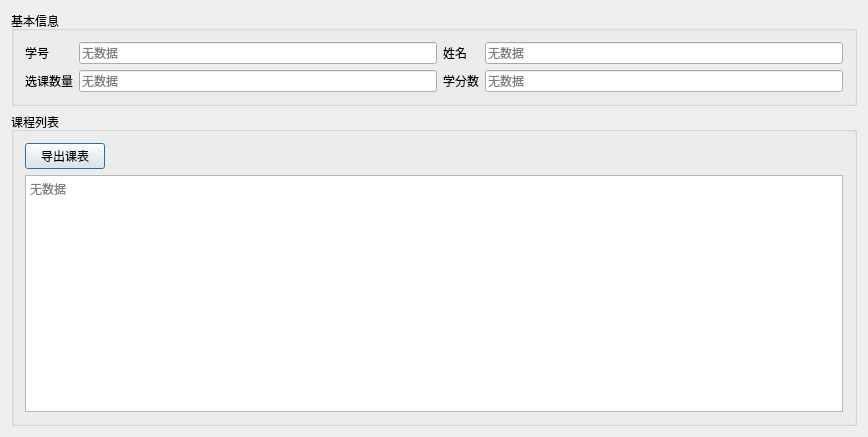
<?xml version="1.0" encoding="UTF-8"?>
<ui version="4.0">
 <class>ViewStudent</class>
 <widget class="QDialog" name="ViewStudent">
  <property name="geometry">
   <rect>
    <x>0</x>
    <y>0</y>
    <width>868</width>
    <height>437</height>
   </rect>
  </property>
  <property name="windowTitle">
   <string>学生信息</string>
  </property>
  <property name="windowIcon">
   <iconset resource="Client.qrc">
    <normaloff>:/Client/icon.png</normaloff>:/Client/icon.png</iconset>
  </property>
  <layout class="QGridLayout" name="gridLayout_3">
   <item row="0" column="0">
    <widget class="QGroupBox" name="groupBox">
     <property name="title">
      <string>基本信息</string>
     </property>
     <layout class="QGridLayout" name="gridLayout">
      <item row="0" column="0">
       <widget class="QLabel" name="label">
        <property name="sizePolicy">
         <sizepolicy hsizetype="Fixed" vsizetype="Preferred">
          <horstretch>0</horstretch>
          <verstretch>0</verstretch>
         </sizepolicy>
        </property>
        <property name="text">
         <string>学号</string>
        </property>
        <property name="buddy">
         <cstring>id</cstring>
        </property>
       </widget>
      </item>
      <item row="0" column="1">
       <widget class="QLineEdit" name="id">
        <property name="readOnly">
         <bool>true</bool>
        </property>
        <property name="placeholderText">
         <string>无数据</string>
        </property>
       </widget>
      </item>
      <item row="0" column="2">
       <widget class="QLabel" name="label_2">
        <property name="sizePolicy">
         <sizepolicy hsizetype="Fixed" vsizetype="Preferred">
          <horstretch>0</horstretch>
          <verstretch>0</verstretch>
         </sizepolicy>
        </property>
        <property name="text">
         <string>姓名</string>
        </property>
        <property name="buddy">
         <cstring>name</cstring>
        </property>
       </widget>
      </item>
      <item row="0" column="3">
       <widget class="QLineEdit" name="name">
        <property name="readOnly">
         <bool>true</bool>
        </property>
        <property name="placeholderText">
         <string>无数据</string>
        </property>
       </widget>
      </item>
      <item row="1" column="0">
       <widget class="QLabel" name="label_3">
        <property name="sizePolicy">
         <sizepolicy hsizetype="Fixed" vsizetype="Preferred">
          <horstretch>0</horstretch>
          <verstretch>0</verstretch>
         </sizepolicy>
        </property>
        <property name="text">
         <string>选课数量</string>
        </property>
        <property name="buddy">
         <cstring>count</cstring>
        </property>
       </widget>
      </item>
      <item row="1" column="1">
       <widget class="QLineEdit" name="count">
        <property name="readOnly">
         <bool>true</bool>
        </property>
        <property name="placeholderText">
         <string>无数据</string>
        </property>
       </widget>
      </item>
      <item row="1" column="2">
       <widget class="QLabel" name="label_4">
        <property name="sizePolicy">
         <sizepolicy hsizetype="Fixed" vsizetype="Preferred">
          <horstretch>0</horstretch>
          <verstretch>0</verstretch>
         </sizepolicy>
        </property>
        <property name="text">
         <string>学分数</string>
        </property>
        <property name="buddy">
         <cstring>credit</cstring>
        </property>
       </widget>
      </item>
      <item row="1" column="3">
       <widget class="QLineEdit" name="credit">
        <property name="readOnly">
         <bool>true</bool>
        </property>
        <property name="placeholderText">
         <string>无数据</string>
        </property>
       </widget>
      </item>
     </layout>
    </widget>
   </item>
   <item row="1" column="0">
    <widget class="QGroupBox" name="groupBox_2">
     <property name="title">
      <string>课程列表</string>
     </property>
     <layout class="QGridLayout" name="gridLayout_2">
      <item row="0" column="0">
       <widget class="QPushButton" name="exportList">
        <property name="text">
         <string>导出课表</string>
        </property>
       </widget>
      </item>
      <item row="0" column="1">
       <spacer name="horizontalSpacer">
        <property name="orientation">
         <enum>Qt::Horizontal</enum>
        </property>
        <property name="sizeHint" stdset="0">
         <size>
          <width>40</width>
          <height>20</height>
         </size>
        </property>
       </spacer>
      </item>
      <item row="1" column="0" colspan="2">
       <widget class="QPlainTextEdit" name="claList">
        <property name="readOnly">
         <bool>true</bool>
        </property>
        <property name="placeholderText">
         <string>无数据</string>
        </property>
       </widget>
      </item>
     </layout>
    </widget>
   </item>
  </layout>
 </widget>
 <layoutdefault spacing="6" margin="11"/>
 <resources>
  <include location="Client.qrc"/>
 </resources>
 <connections/>
</ui>
